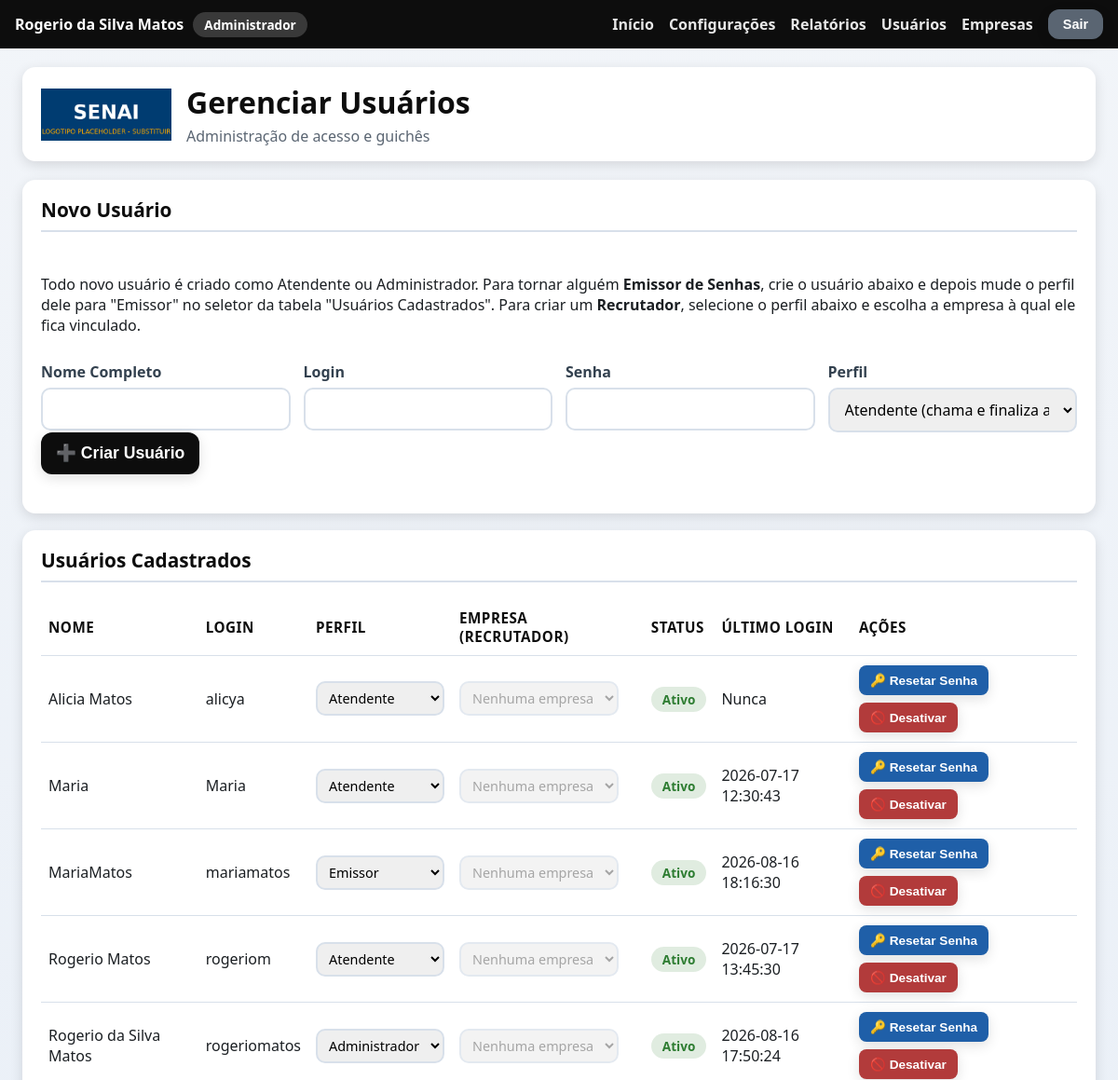
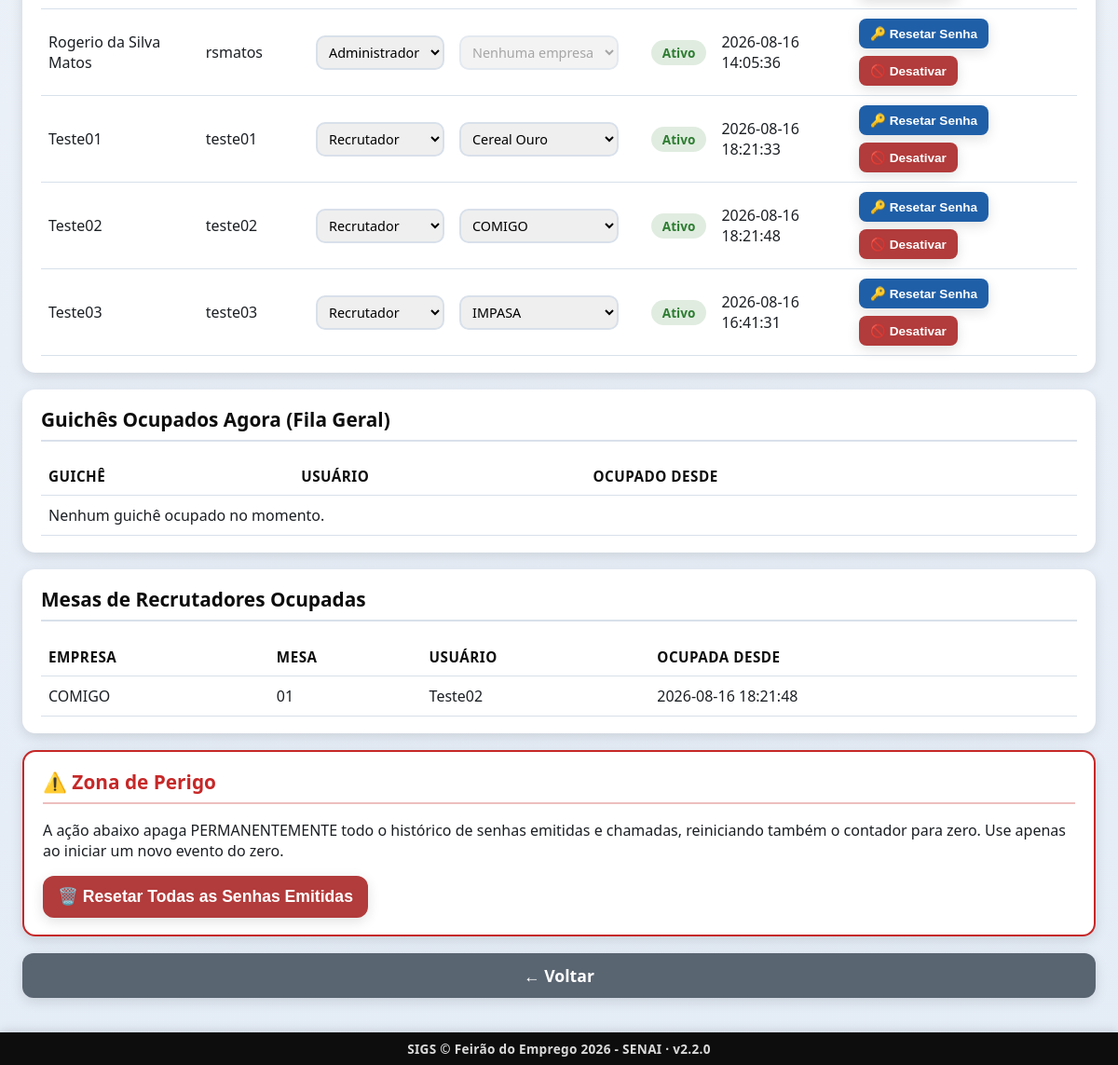
The page /admin/usuarios (signed in) on the database as committed earlier (2 pictures, top to bottom).
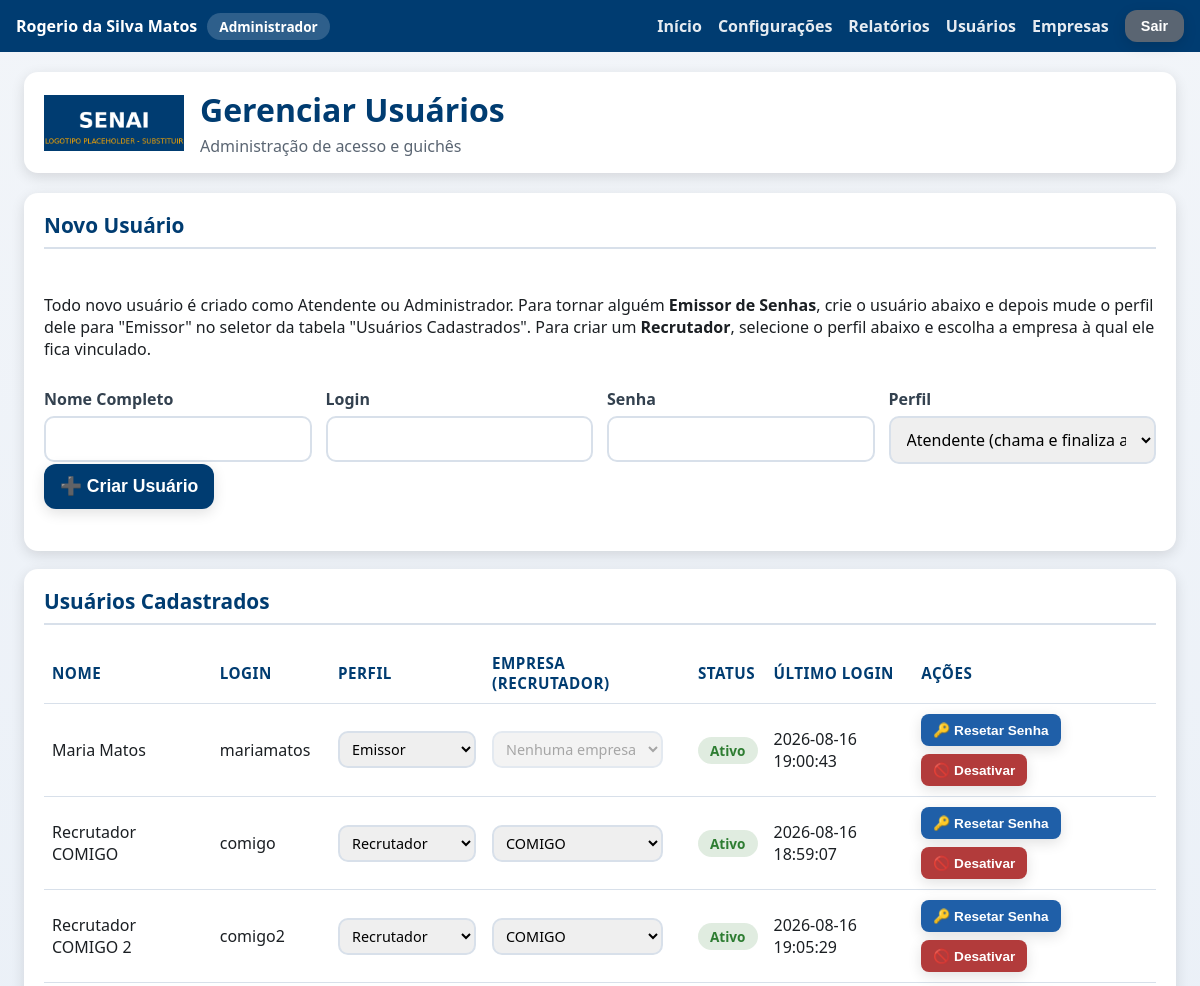
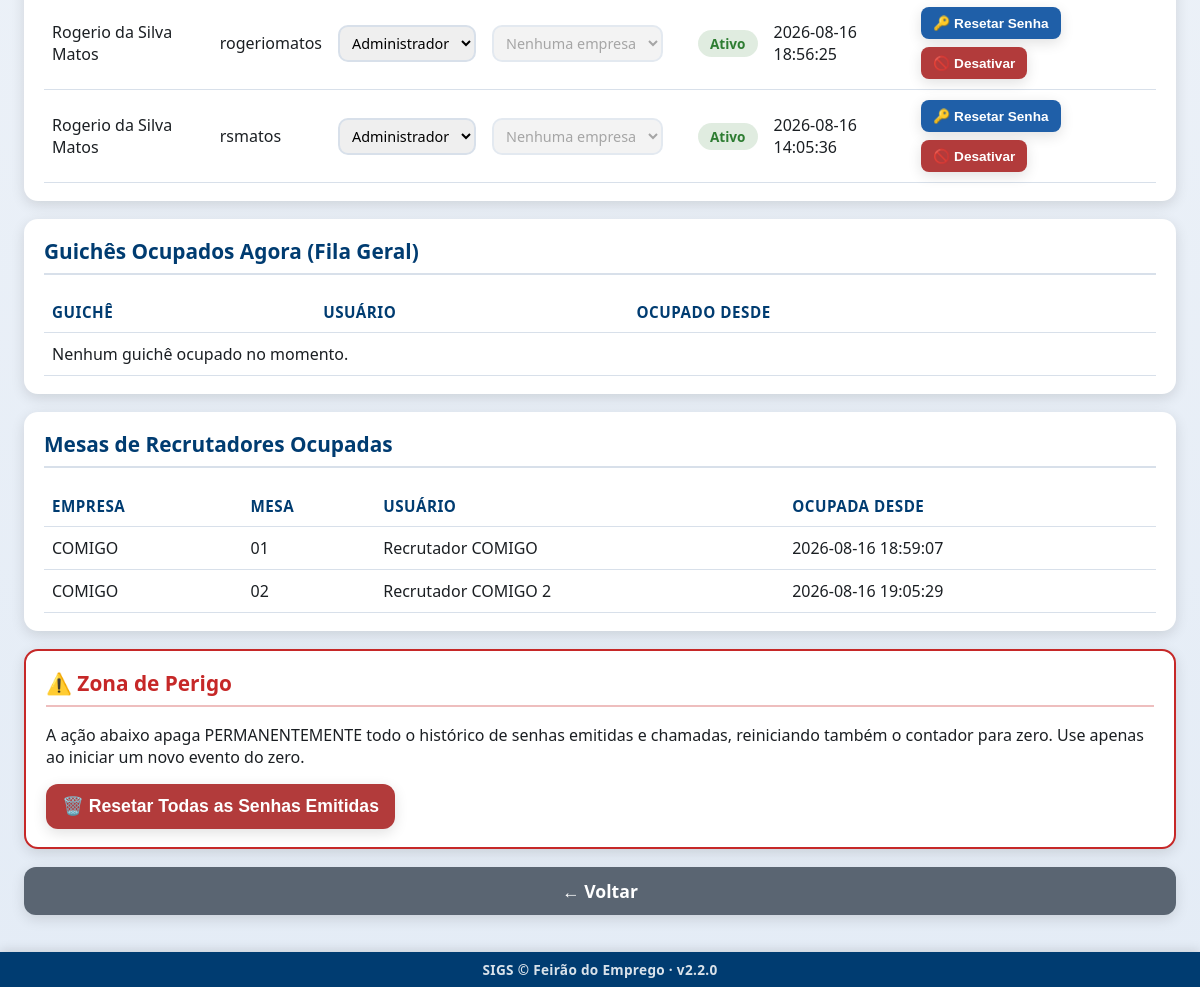
The same page on the database as committed later (2 pictures, top to bottom).
### tables this page shows
CREATE TABLE usuarios (
            id INTEGER PRIMARY KEY AUTOINCREMENT,
            nome_completo TEXT NOT NULL,
            login TEXT NOT NULL UNIQUE,
            senha_hash TEXT NOT NULL,
            perfil TEXT NOT NULL DEFAULT 'atendente',
            ativo INTEGER NOT NULL DEFAULT 1,
            data_criacao TEXT NOT NULL,
            ultimo_login TEXT
        , empresa_id INTEGER REFERENCES empresas (id));

CREATE TABLE empresas (
                id INTEGER PRIMARY KEY AUTOINCREMENT,
                nome TEXT NOT NULL UNIQUE,
                ativa INTEGER NOT NULL DEFAULT 1,
                data_criacao TEXT NOT NULL
            , logo_path TEXT, cor_principal TEXT, contador_atual INTEGER NOT NULL DEFAULT 0, atendimento_finalizado_em TEXT);

CREATE TABLE guiches_empresa_ocupados (
                empresa_id INTEGER NOT NULL,
                guiche INTEGER NOT NULL,
                usuario_id INTEGER NOT NULL,
                usuario_nome TEXT NOT NULL,
                ocupado_desde TEXT NOT NULL,
                PRIMARY KEY (empresa_id, guiche),
                FOREIGN KEY (empresa_id) REFERENCES empresas (id),
                FOREIGN KEY (usuario_id) REFERENCES usuarios (id)
            );

CREATE TABLE configuracoes (
                    chave TEXT PRIMARY KEY,
                    valor TEXT NOT NULL
                );

### app.py (the view)
@app.route("/admin/usuarios")
@auth.login_required
@auth.admin_required
def usuarios_tela():
    usuarios = database.listar_usuarios()
    guiches_ocupados = database.listar_guiches_ocupados()
    guiches_empresa_ocupados = database.listar_guiches_empresa_ocupados()
    empresas = database.listar_empresas()
    return render_template(
        "usuarios.html",
        config=config_manager.obter_todas(),
        usuarios=usuarios,
        guiches_ocupados=guiches_ocupados,
        guiches_empresa_ocupados=guiches_empresa_ocupados,
        empresas=empresas,
    )

### templates/usuarios.html (shortened to what this page needs)
{% extends "layout.html" %}
{% block conteudo %}
<div class="pagina pagina-usuarios">
    <header class="cabecalho">
        <img class="logo" src="{{ url_for('static', filename='img/logo.png') }}" alt="Logo SENAI">
        <div class="titulo-evento">
            <h1>Gerenciar Usuários</h1>
            <p>Administração de acesso e guichês</p>
        </div>
    </header>
    <main class="conteudo-principal">
        <section class="card card-formulario">
            <h2>Novo Usuário</h2>
            <p>
                Todo novo usuário é criado como Atendente ou Administrador.
                Para tornar alguém <strong>Emissor de Senhas</strong>, crie o
                usuário abaixo e depois mude o perfil dele para "Emissor" no
                seletor da tabela "Usuários Cadastrados". Para criar um
                <strong>Recrutador</strong>, selecione o perfil abaixo e
                escolha a empresa à qual ele fica vinculado.
            </p>
            <form id="form-novo-usuario">
                <div class="campos-identificacao">
                    <label>
                        Nome Completo
                        <input type="text" id="novo-nome" required>
                    </label>
                    <label>
                        Login
                        <input type="text" id="novo-login" required>
                    </label>
                    <label>
                        Senha
                        <input type="password" id="novo-senha" required minlength="6">
                    </label>
                    <label>
                        Perfil
                        <select id="novo-perfil">
                            <option value="atendente" selected>Atendente (chama e finaliza atendimentos)</option>
                        </select>
                    </label>
                </div>
                <button type="submit" class="botao botao-primario">➕ Criar Usuário</button>
                <div id="novo-usuario-mensagem" class="mensagem-status"></div>
            </form>
        </section>
        <section class="card">
            <h2>Usuários Cadastrados</h2>
            <table class="tabela-fila">
                <thead>
                    <tr>
                        <th>Nome</th>
                        <th>Login</th>
                        <th>Perfil</th>
                        <th>Empresa (Recrutador)</th>
                        <th>Status</th>
                        <th>Último Login</th>
                        <th>Ações</th>
                    </tr>
                </thead>
                <tbody id="usuarios-corpo">
                    {% for usuario in usuarios %}
                    <tr data-usuario-id="{{ usuario.id }}">
                        <td>{{ usuario.nome_completo }}</td>
                        <td>{{ usuario.login }}</td>
                        <td>
                            <select class="select-perfil" data-usuario-id="{{ usuario.id }}">
                                <option value="atendente" {% if usuario.perfil == 'atendente' %}selected{% endif %}>Atendente</option>
                                <option value="emissor" {% if usuario.perfil == 'emissor' %}selected{% endif %}>Emissor</option>
                                <option value="recrutador" {% if usuario.perfil == 'recrutador' %}selected{% endif %}>Recrutador</option>
                                <option value="admin" {% if usuario.perfil == 'admin' %}selected{% endif %}>Administrador</option>
                            </select>
                        </td>
                        <td>
                            <select class="select-empresa-recrutador" data-usuario-id="{{ usuario.id }}"
                                    {{ '' if usuario.perfil == 'recrutador' else 'disabled' }}>
                                <option value="">Nenhuma empresa</option>
                                {% for empresa in empresas %}
                                <option value="{{ empresa.id }}" {% if usuario.empresa_id == empresa.id %}selected{% endif %}>{{ empresa.nome }}</option>
                                {% endfor %}
                            </select>
                        </td>
                        <td>
                            <span class="status-badge-{{ 'ativo' if usuario.ativo else 'inativo' }}">
                                {{ 'Ativo' if usuario.ativo else 'Inativo' }}
                            </span>
                        </td>
                        <td>{{ usuario.ultimo_login or 'Nunca' }}</td>
                        <td class="acoes-usuario">
                            <button class="botao botao-secundario botao-acao-pequeno btn-resetar-senha" data-usuario-id="{{ usuario.id }}">
                                🔑 Resetar Senha
                            </button>
                            <button class="botao {{ 'botao-alerta' if usuario.ativo else 'botao-primario' }} botao-acao-pequeno btn-toggle-status"
                                    data-usuario-id="{{ usuario.id }}" data-ativo="{{ usuario.ativo | lower }}">
                                {{ '🚫 Desativar' if usuario.ativo else '✅ Ativar' }}
                            </button>
                        </td>
                    </tr>
                    {% endfor %}
                </tbody>
            </table>
        </section>
        <section class="card">
            <h2>Guichês Ocupados Agora (Fila Geral)</h2>
            <table class="tabela-fila">
                <thead>
                    <tr>
                        <th>Guichê</th>
                        <th>Usuário</th>
                        <th>Ocupado Desde</th>
                    </tr>
                </thead>
                <tbody>
                    {% for ocupacao in guiches_ocupados %}
                    <tr>
                        <td>{{ '%02d' | format(ocupacao.guiche) }}</td>
                        <td>{{ ocupacao.usuario_nome }}</td>
                        <td>{{ ocupacao.ocupado_desde }}</td>
                    </tr>
                    {% else %}
                    <tr><td colspan="3">Nenhum guichê ocupado no momento.</td></tr>
                    {% endfor %}
                </tbody>
            </table>
        </section>
        <section class="card">
            <h2>Mesas de Recrutadores Ocupadas</h2>
            <table class="tabela-fila">
                <thead>
                    <tr>
                        <th>Empresa</th>
                        <th>Mesa</th>
                        <th>Usuário</th>
                        <th>Ocupada Desde</th>
                    </tr>
                </thead>
                <tbody>
                    {% for ocupacao in guiches_empresa_ocupados %}
                    <tr>
                        <td>{{ ocupacao.empresa_nome }}</td>
                        <td>{{ '%02d' | format(ocupacao.guiche) }}</td>
                        <td>{{ ocupacao.usuario_nome }}</td>
                        <td>{{ ocupacao.ocupado_desde }}</td>
                    </tr>
                    {% else %}
                    <tr><td colspan="4">Nenhuma mesa de recrutador ocupada no momento.</td></tr>
                    {% endfor %}
                </tbody>
            </table>
        </section>
        <section class="card card-zona-perigo">
            <h2>⚠️ Zona de Perigo</h2>
            <p>
                A ação abaixo apaga PERMANENTEMENTE todo o histórico de senhas
                emitidas e chamadas, reiniciando também o contador para zero.
                Use apenas ao iniciar um novo evento do zero.
            </p>
            <button id="btn-reset-senhas-emitidas" class="botao botao-alerta">
                🗑️ Resetar Todas as Senhas Emitidas
            </button>
        </section>
        <a href="{{ url_for('index') }}" class="botao botao-terciario">← Voltar</a>
    </main>
</div>
{% endblock %}

### templates/layout.html (shortened to what this page needs)
<!DOCTYPE html>
<html lang="pt-BR">
<head>
    <link rel="stylesheet" href="{{ url_for('static', filename='css/style.css') }}">
</head>
<body>
    {% if usuario_logado %}
    <div class="barra-usuario">
        <span class="barra-usuario-info">
            {{ usuario_logado.nome_completo }}
            <span class="barra-usuario-perfil">
                {% if eh_admin %}Administrador
                {% elif usuario_logado.perfil == 'emissor' %}Emissor de Senhas
                {% elif usuario_logado.perfil == 'recrutador' %}Recrutador{% if usuario_logado.empresa_nome %} — {{ usuario_logado.empresa_nome }}{% endif %}
                {% else %}Atendente
                {% endif %}
            </span>
        </span>
        <span class="barra-usuario-acoes">
            <a href="{{ url_for('index') }}">Início</a>
            {% if eh_admin %}
                <a href="{{ url_for('configuracoes_tela') }}">Configurações</a>
                <a href="{{ url_for('relatorios_tela') }}">Relatórios</a>
                <a href="{{ url_for('usuarios_tela') }}">Usuários</a>
                <a href="{{ url_for('empresas_tela') }}">Empresas</a>
            {% elif usuario_logado.perfil == 'recrutador' %}
                <!-- Recrutador também acessa Relatórios (somente da própria
                     empresa — ver auth.admin_ou_recrutador_required e
                     relatorios_tela em app.py), mas não os demais itens do
                     menu administrativo. -->
                <a href="{{ url_for('relatorios_tela') }}">Relatórios</a>
            {% endif %}
            <form method="POST" action="{{ url_for('logout_tela') }}" class="form-logout">
                <button type="submit" class="botao botao-terciario botao-sair">Sair</button>
            </form>
        </span>
    </div>
    {% endif %}
    {% block conteudo %}{% endblock %}
    {% if request.endpoint != 'painel' %}
    <footer class="rodape-sigs">
        SIGS &copy; {{ config.nome_evento if config else 'SENAI' }} &middot; v{{ sigs_versao }}
    </footer>
    {% endif %}
</body>
</html>

Rows that differ between the two databases and show on the page:
removed usuarios: nome_completo "Alicia Matos", login "alicya", perfil+id "Atendente", ativo "Ativo", ultimo_login "Nunca", ativo "🚫 Desativar"
removed usuarios: nome_completo "Maria", login "Maria", perfil+id "Atendente", ativo "Ativo", ultimo_login "2026-07-17 12:30:43", ativo "🚫 Desativar"
removed usuarios: nome_completo "MariaMatos", login "mariamatos", perfil+id "Emissor", ativo "Ativo", ultimo_login "2026-08-16 18:16:30", ativo "🚫 Desativar"
removed usuarios: nome_completo "Rogerio Matos", login "rogeriom", perfil+id "Atendente", ativo "Ativo", ultimo_login "2026-07-17 13:45:30", ativo "🚫 Desativar"
removed usuarios: nome_completo "Teste01", login "teste01", perfil+id "Recrutador", empresa+id+perfil "Cereal Ouro", ativo "Ativo", ultimo_login "2026-08-16 18:21:33", ativo "🚫 Desativar"
removed usuarios: nome_completo "Teste02", login "teste02", perfil+id "Recrutador", empresa+id+perfil "COMIGO", ativo "Ativo", ultimo_login "2026-08-16 18:21:48", ativo "🚫 Desativar"
removed usuarios: nome_completo "Teste03", login "teste03", perfil+id "Recrutador", empresa+id+perfil "IMPASA", ativo "Ativo", ultimo_login "2026-08-16 16:41:31", ativo "🚫 Desativar"
added usuarios: nome_completo "Maria Matos", login "mariamatos", perfil+id "Emissor", ativo "Ativo", ultimo_login "2026-08-16 19:00:43", ativo "🚫 Desativar"
added usuarios: nome_completo "Recrutador COMIGO", login "comigo", perfil+id "Recrutador", empresa+id+perfil "COMIGO", ativo "Ativo", ultimo_login "2026-08-16 18:59:07", ativo "🚫 Desativar"
added usuarios: nome_completo "Recrutador COMIGO 2", login "comigo2", perfil+id "Recrutador", empresa+id+perfil "COMIGO", ativo "Ativo", ultimo_login "2026-08-16 19:05:29", ativo "🚫 Desativar"
changed usuarios "rogeriomatos": ultimo_login "2026-08-16 17:50:24" → "2026-08-16 18:56:25"
changed guiches_empresa_ocupados: usuario_nome "Teste02" → "Recrutador COMIGO"; ocupado_desde "2026-08-16 18:21:48" → "2026-08-16 18:59:07"
added guiches_empresa_ocupados: empresa_nome "COMIGO", guiche "02", usuario_nome "Recrutador COMIGO 2", ocupado_desde "2026-08-16 19:05:29"
changed configuracoes: valor "Feirão do Emprego 2026 - SENAI" → "Feirão do Emprego"
